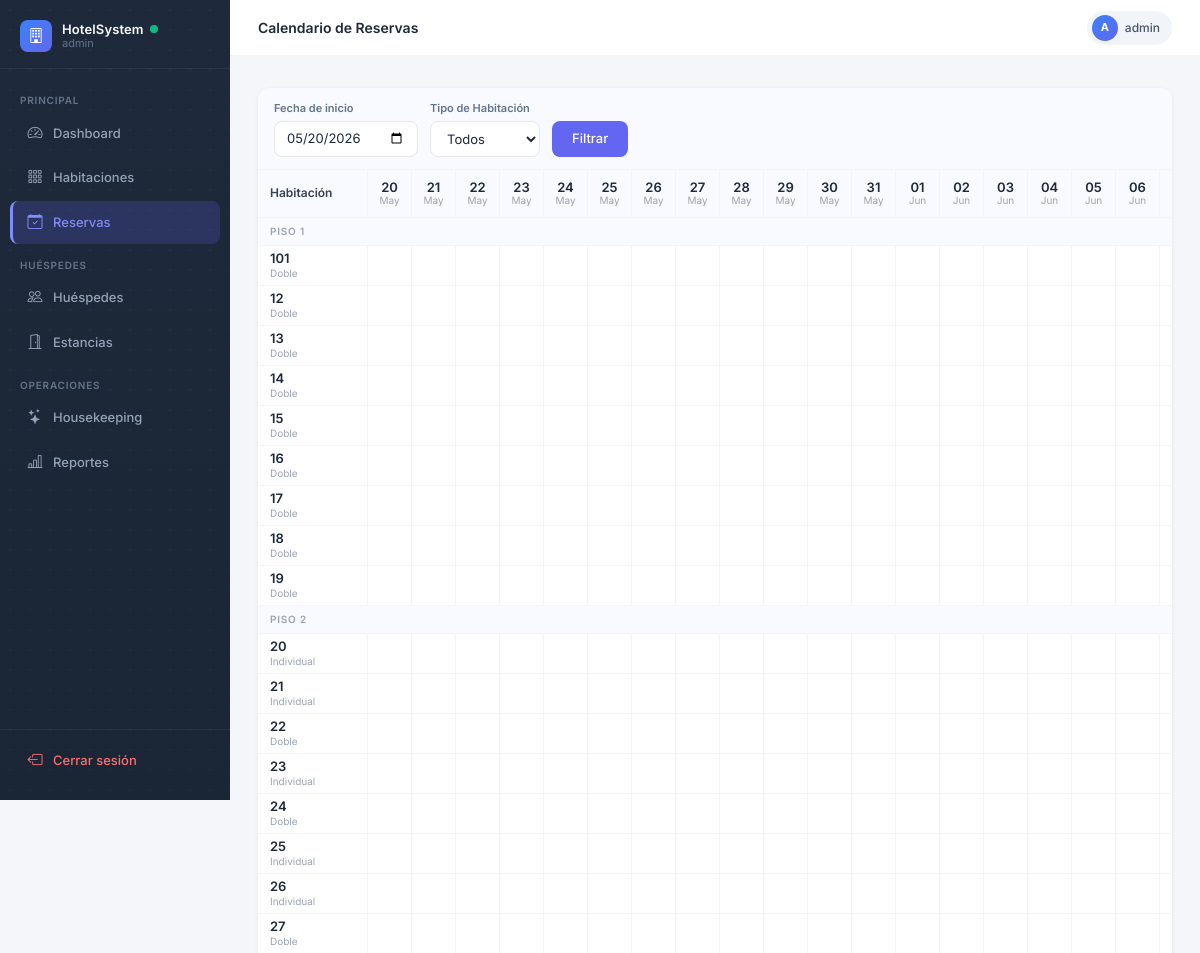
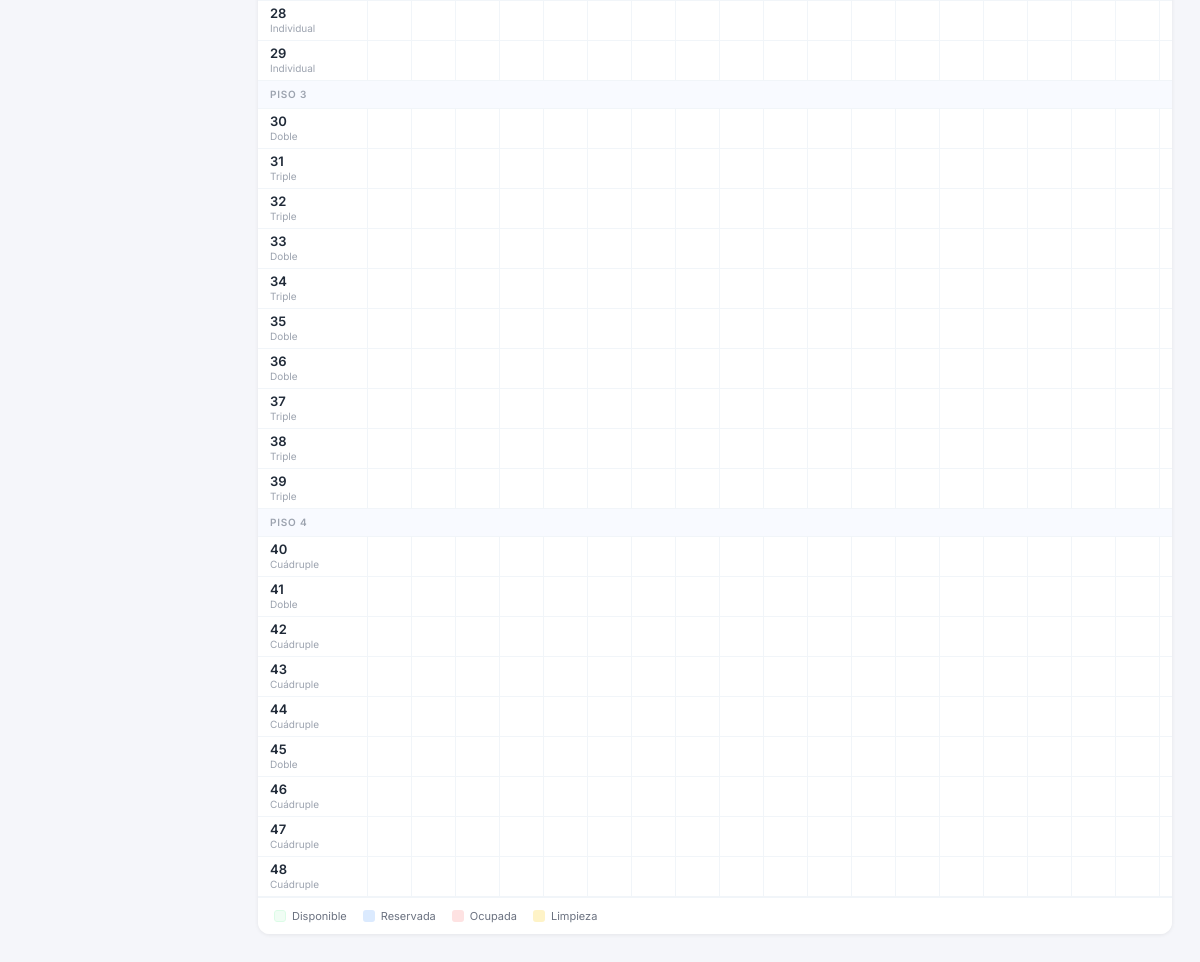
The app's page /reservas/calendario/ (signed in) with its own data (2 pictures, top to bottom).
### hotel/models.py (models this page shows, shortened)
class Habitacion(models.Model):
    DISPONIBLE = 'DISPONIBLE'
    OCUPADA = 'OCUPADA'
    LIMPIEZA = 'LIMPIEZA'
    MANTENIMIENTO = 'MANTENIMIENTO'
    ESTADO_CHOICES = [
        (DISPONIBLE, 'Disponible'),
        (OCUPADA, 'Ocupada'),
        (LIMPIEZA, 'En Limpieza'),
        (MANTENIMIENTO, 'En Mantenimiento'),
    ]
    hotel = models.ForeignKey(Hotel, on_delete=models.CASCADE, related_name='habitaciones')
    tipo = models.ForeignKey(TipoHabitacion, on_delete=models.CASCADE, related_name='habitaciones')
    numero = models.CharField(max_length=10)
    piso = models.IntegerField()
    estado = models.CharField(max_length=20, choices=ESTADO_CHOICES, default=DISPONIBLE)
    imagen_url = models.URLField(blank=True, null=True)
    imagenes_urls = models.JSONField(default=list, blank=True)
    class Meta:
        verbose_name = 'Habitación'
        verbose_name_plural = 'Habitaciones'
        unique_together = ['hotel', 'numero']

class TipoHabitacion(models.Model):
    hotel = models.ForeignKey(Hotel, on_delete=models.CASCADE, related_name='tipos_habitacion')
    nombre = models.CharField(max_length=100)
    capacidad = models.IntegerField(validators=[MinValueValidator(1)])
    precio_base = models.DecimalField(max_digits=10, decimal_places=2)
    amenidades = models.JSONField(default=list)
    class Meta:
        verbose_name = 'Tipo de Habitación'
        verbose_name_plural = 'Tipos de Habitación'

### views_frontend.py (the view, shortened to what this page needs)
# urls.py: path('reservas/calendario/', reservas_calendario, name='reservas_calendario'),
@login_required
def reservas_calendario(request):
    from datetime import timedelta
    from django.utils import timezone
    hoy = timezone.now().date()
    fecha_inicio_str = request.GET.get('fecha_inicio')
    if fecha_inicio_str:
        try:
            from datetime import datetime
            fecha_inicio = datetime.strptime(fecha_inicio_str, '%Y-%m-%d').date()
        except:
            fecha_inicio = hoy
    else:
        fecha_inicio = hoy
    dias = [fecha_inicio + timedelta(days=i) for i in range(30)]
    fecha_fin = dias[-1]
    habitaciones = Habitacion.objects.select_related('tipo').all().order_by('piso', 'numero')
    tipo_id = request.GET.get('tipo')
    if tipo_id:
        habitaciones = habitaciones.filter(tipo_id=tipo_id)
    reservas = Reserva.objects.filter(
        fecha_entrada__lte=fecha_fin,
        fecha_salida__gte=fecha_inicio,
        estado__in=['PENDIENTE', 'CONFIRMADA', 'CHECKIN']
    ).select_related('huesped', 'habitacion')
    eventos = []
    tipos = TipoHabitacion.objects.all()
    return render(request, 'reservas/calendario.html', {
        'dias': dias,
        'habitaciones': habitaciones,
        'eventos': eventos,
        'tipos': tipos,
        'fecha_inicio': fecha_inicio,
        'tipo_id': int(tipo_id) if tipo_id else ''
    })

### templates/reservas/calendario.html (shortened to what this page needs)
{% extends 'base.html' %}
{% block page_title %}Calendario de Reservas{% endblock %}
{% block content %}
<div class="calendario-card mb-4 mt-2">
  <form method="get" class="cal-filters">
    <div class="cal-filter-group">
      <label>Fecha de inicio</label>
      <input type="date" name="fecha_inicio" value="{{ fecha_inicio|date:'Y-m-d' }}">
    </div>
    <div class="cal-filter-group">
      <label>Tipo de Habitación</label>
      <select name="tipo">
        <option value="">Todos</option>
      </select>
    </div>
    <button type="submit" class="cal-btn-filtrar">Filtrar</button>
  </form>
  <div class="timeline-container">
    <div class="timeline-header">
      <div class="timeline-cell-hab">Habitación</div>
      {% for dia in dias %}
      <div class="timeline-cell-day">
        <span class="day-num">{{ dia|date:"d" }}</span>
        <span class="day-month">{{ dia|date:"M" }}</span>
      </div>
      {% endfor %}
    </div>
    {% regroup habitaciones by piso as pisos_list %}
    {% for piso in pisos_list %}
      <div class="piso-separador">PISO {{ piso.grouper }}</div>
      {% for hab in piso.list %}
      <div class="timeline-row">
        <div class="timeline-cell-hab">
          <span class="hab-num">{{ hab.numero }}</span>
          <span class="hab-type">{{ hab.tipo.nombre }}</span>
        </div>
        {% for dia in dias %}
        <div class="timeline-cell-day"></div>
        {% endfor %}
      </div>
      {% endfor %}
    {% empty %}
      <div class="p-4 text-center text-muted" style="font-size:13px;">No hay habitaciones registradas.</div>
    {% endfor %}
  </div>
  <div class="leyenda-container">
    <div class="leyenda-item"><div class="leyenda-box" style="background:#f0fdf4; border: 1px solid #dcfce7;"></div> Disponible</div>
    <div class="leyenda-item"><div class="leyenda-box" style="background:#dbeafe;"></div> Reservada</div>
    <div class="leyenda-item"><div class="leyenda-box" style="background:#fee2e2;"></div> Ocupada</div>
    <div class="leyenda-item"><div class="leyenda-box" style="background:#fef3c7;"></div> Limpieza</div>
  </div>
</div>
{% endblock %}

### templates/base.html (shortened to what this page needs)
<!DOCTYPE html>
<html lang="es">
<head>
  <link href="https://cdn.jsdelivr.net/npm/bootstrap@5.3.0/dist/css/bootstrap.min.css" rel="stylesheet">
  <link href="https://cdn.jsdelivr.net/npm/bootstrap-icons@1.11.0/font/bootstrap-icons.css" rel="stylesheet">
</head>
<body>
{% if user.is_authenticated %}
<aside class="sidebar">
  <div class="sidebar-brand">
    <div class="sidebar-brand-icon"><i class="bi bi-building"></i></div>
    <div class="sidebar-brand-text">
      <div class="sidebar-brand-name">HotelSystem <span style="width:8px;height:8px;background:#10b981;border-radius:50%;animation: pulse 2s infinite; display: inline-block;"></span></div>
      <div class="sidebar-brand-user">{{ user.username }}</div>
    </div>
  </div>
  <nav class="sidebar-nav">
    <div class="sidebar-section">Principal</div>
    <a href="/dashboard/" class="nav-link {% if request.path == '/dashboard/' %}active{% endif %}">
      <i class="bi bi-speedometer2"></i>Dashboard
    </a>
    <a href="/habitaciones/" class="nav-link {% if '/habitaciones/' in request.path %}active{% endif %}">
      <i class="bi bi-grid-3x3-gap"></i>Habitaciones
    </a>
    <a href="/reservas/" class="nav-link {% if '/reservas/' in request.path %}active{% endif %}">
      <i class="bi bi-calendar-check"></i>Reservas
    </a>
    <div class="sidebar-section">Huéspedes</div>
    <a href="/huespedes/" class="nav-link {% if '/huespedes/' in request.path %}active{% endif %}">
      <i class="bi bi-people"></i>Huéspedes
    </a>
    <a href="/estancias/" class="nav-link {% if '/estancias/' in request.path %}active{% endif %}">
      <i class="bi bi-door-open"></i>Estancias
    </a>
    <div class="sidebar-section">Operaciones</div>
    <a href="/housekeeping/" class="nav-link {% if '/housekeeping/' in request.path %}active{% endif %}">
      <i class="bi bi-stars"></i>Housekeeping
    </a>
    <a href="/reportes/" class="nav-link {% if '/reportes/' in request.path %}active{% endif %}">
      <i class="bi bi-bar-chart-line"></i>Reportes
    </a>
  </nav>
  <div class="sidebar-footer">
    <a href="/logout/" class="nav-link logout">
      <i class="bi bi-box-arrow-left"></i>Cerrar sesión
    </a>
  </div>
</aside>
<header class="navbar-top">
  <span class="navbar-top-title">{% block page_title %}{% endblock %}</span>
  <div class="user-chip">
    <div class="user-chip-avatar">{{ user.username|slice:":1"|upper }}</div>
    {{ user.username }}
  </div>
</header>
<main class="main-content">
  {% block content %}{% endblock %}
</main>
{% else %}
{% block auth_content %}{% endblock %}
{% endif %}
</body>
</html>

### templates/base.html (style rules this page uses)
*, *::before, *::after { box-sizing: border-box; transition: background-color 0.15s ease, border-color 0.15s ease, box-shadow 0.15s ease, transform 0.15s ease; }
body { font-family: 'Inter', system-ui, sans-serif; background: #f5f6fa; color: #374151; font-size: 14px; -webkit-font-smoothing: antialiased; }
h1, h2, h3, h4, h5, h6, .navbar-top-title, .form-section-title { color: #1f2937; }
.sidebar { width: 230px; min-height: 100vh; background: linear-gradient(180deg, #1e2a3b 0%, #1a2535 100%); background-image: radial-gradient(circle, rgba(255,255,255,0.03) 1px, transparent 1px), linear-gradient(180deg, #1e2a3b 0%, #1a2535 100%); background-size: 20px 20px, 100% 100%; position: fixed; top: 0; left: 0; z-index: 100; display: flex; flex-direction: column; padding: 0; }
.sidebar-brand { display: flex; align-items: center; gap: 10px; padding: 20px 20px 16px; border-bottom: 1px solid rgba(255,255,255,.06); }
.sidebar-brand-icon { width: 32px; height: 32px; border-radius: 8px; background: linear-gradient(135deg, #3b82f6, #6366f1); display: flex; align-items: center; justify-content: center; color: #fff; font-size: 15px; flex-shrink: 0; }
.sidebar-brand-text { line-height: 1.2; }
.sidebar-brand-name { color: #f8fafc; font-size: 13px; font-weight: 600; letter-spacing: .01em; display: flex; align-items: center; gap: 6px; }
.sidebar-brand-user { color: #64748b; font-size: 11px; }
.sidebar-nav { padding: 12px 10px; flex: 1; }
.sidebar-section { color: #64748b; font-size: 10px; font-weight: 600; letter-spacing: .08em; text-transform: uppercase; padding: 12px 10px 4px; }
.nav-link { display: flex; align-items: center; gap: 9px; color: #94a3b8; font-size: 13px; font-weight: 500; padding: 10px 16px; border-radius: 8px; margin-bottom: 2px; transition: background .15s, color .15s, transform .15s, padding .15s, border .15s; text-decoration: none; border-left: 0px solid transparent; }
.nav-link i { font-size: 15px; flex-shrink: 0; width: 18px; text-align: center; }
.nav-link.active { background: rgba(99,102,241,.2); color: #818cf8; border-left: 3px solid #818cf8; padding-left: 13px; }
.nav-link.active i { color: #818cf8; }
.sidebar-footer { padding: 10px 10px 16px; border-top: 1px solid rgba(255,255,255,.06); }
.nav-link.logout { color: #f87171; }
.navbar-top { margin-left: 230px; position: sticky; top: 0; z-index: 99; background: #fff; border-bottom: 1px solid #f1f5f9; padding: 0 28px; height: 56px; display: flex; align-items: center; justify-content: space-between; }
.navbar-top-title { font-size: 14px; font-weight: 600; color: #1f2937; }
.user-chip { display: flex; align-items: center; gap: 7px; background: #f1f5f9; border-radius: 20px; padding: 4px 12px 4px 5px; font-size: 12px; font-weight: 500; color: #475569; }
.user-chip-avatar { width: 26px; height: 26px; border-radius: 50%; background: linear-gradient(135deg, #3b82f6, #6366f1); color: #fff; font-size: 11px; font-weight: 700; display: flex; align-items: center; justify-content: center; }
.main-content { margin-left: 230px; padding: 24px 28px; min-height: 100vh; }

### records on screen
Habitacion: numero "101", tipo.nombre "Doble"
Habitacion: numero "12", tipo.nombre "Doble"
Habitacion: numero "13", tipo.nombre "Doble"
Habitacion: numero "14", tipo.nombre "Doble"
Habitacion: numero "15", tipo.nombre "Doble"
Habitacion: numero "16", tipo.nombre "Doble"
Habitacion: numero "17", tipo.nombre "Doble"
Habitacion: numero "18", tipo.nombre "Doble"
Habitacion: numero "19", tipo.nombre "Doble"
Habitacion: numero "20", tipo.nombre "Individual"
Habitacion: numero "21", tipo.nombre "Individual"
Habitacion: numero "22", tipo.nombre "Doble"
Habitacion: numero "23", tipo.nombre "Individual"
Habitacion: numero "24", tipo.nombre "Doble"
Habitacion: numero "25", tipo.nombre "Individual"
Habitacion: numero "26", tipo.nombre "Individual"
Habitacion: numero "27", tipo.nombre "Doble"
Habitacion: numero "28", tipo.nombre "Individual"
Habitacion: numero "29", tipo.nombre "Individual"
Habitacion: numero "30", tipo.nombre "Doble"
Habitacion: numero "31", tipo.nombre "Triple"
Habitacion: numero "32", tipo.nombre "Triple"
Habitacion: numero "33", tipo.nombre "Doble"
Habitacion: numero "34", tipo.nombre "Triple"
Habitacion: numero "35", tipo.nombre "Doble"
Habitacion: numero "36", tipo.nombre "Doble"
Habitacion: numero "37", tipo.nombre "Triple"
Habitacion: numero "38", tipo.nombre "Triple"
Habitacion: numero "39", tipo.nombre "Triple"
Habitacion: numero "40", tipo.nombre "Cuádruple"
Habitacion: numero "41", tipo.nombre "Doble"
Habitacion: numero "42", tipo.nombre "Cuádruple"
Habitacion: numero "43", tipo.nombre "Cuádruple"
Habitacion: numero "44", tipo.nombre "Cuádruple"
Habitacion: numero "45", tipo.nombre "Doble"
Habitacion: numero "46", tipo.nombre "Cuádruple"
Habitacion: numero "47", tipo.nombre "Cuádruple"
Habitacion: numero "48", tipo.nombre "Cuádruple"

### other values on screen
{{ user.username }} "admin"
{{ user.username|slice:":1"|upper }} "A"
{{ dia|date:"d" }} "20" "21" "22" "23" "24" "25" "26" "27" "28" "29" "30" "31" "01" "02" "03" "04" "05" "06"
{{ dia|date:"M" }} "May" "May" "May" "May" "May" "May" "May" "May" "May" "May" "May" "May" "Jun" "Jun" "Jun" "Jun" "Jun" "Jun"
{{ piso.grouper }} "1" "2" "3" "4"
